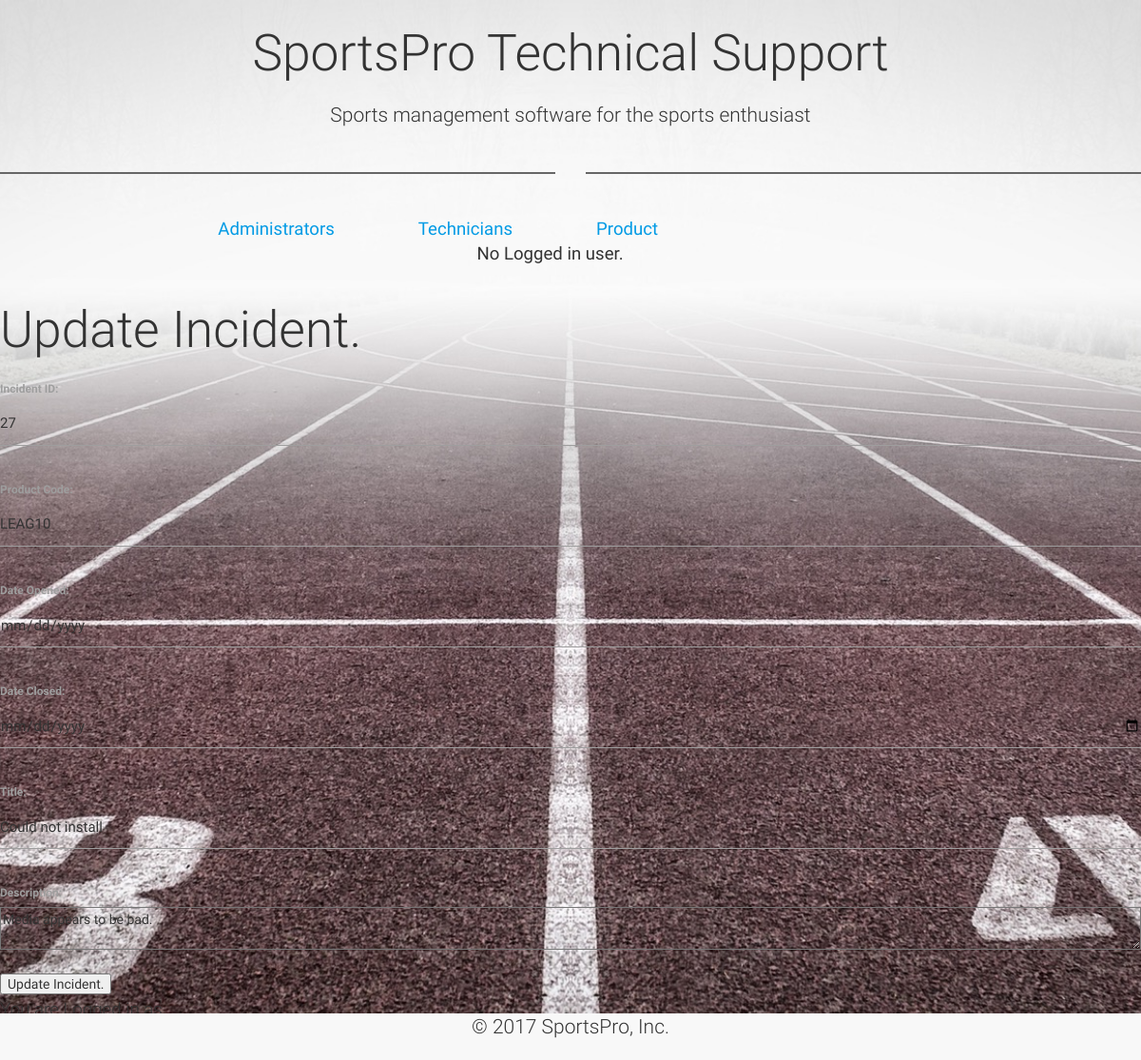
/incident_update/incident_update.php?incidentID=27, run on the app's committed database.
### tables this page shows
CREATE TABLE `incidents` (
  `incidentID` int(11) NOT NULL,
  `customerID` int(11) NOT NULL,
  `productCode` varchar(10) NOT NULL,
  `techID` int(11) DEFAULT NULL,
  `dateOpened` datetime NOT NULL,
  `dateClosed` datetime DEFAULT NULL,
  `title` varchar(50) NOT NULL,
  `description` varchar(2000) NOT NULL
);

### incident_update/incident_update.php (the view, shortened to what this page needs)
<?php
include '../view/header.php';
include "../config.php";
?>
<?php
echo "<h2>Update Incident.</h2>";
?>
<?php
if (isset($_GET['incidentID'])){
	$incident = $_SESSION['incidentID'];
	$sql = "SELECT `incidentID`,`productCode`,`dateOpened`,`dateClosed`,`title`,`description` FROM `incidents` WHERE `incidentID` ='$incident' ";
if( $result = mysqli_query($connectdb,$sql)){
$row = mysqli_fetch_object($result);
	echo "<form action='' method='POST'>";
	echo"<Label>Incident ID:</label><input type='text' readonly  value='".$row->incidentID."'><br><br>";
	echo"<Label>Product Code:</label><input type='text' readonly value='".$row->productCode."'><br><br>";
	echo"<Label>Date Opened:</label><input type='date'readonly value='".$row->dateOpened."'><br><br>";
	echo"<Label>Date Closed:</label><input type='date' name='dateClosed' value='".$row->dateClosed."'><br><br>";
	echo"<Label>Title:</label><input type='text' readonly value='".$row->title."'><br><br>";
	echo"<Label>Description:</label><textarea name='description'>".$row->description."</textarea><br><br>";
	echo"<input type='submit' name='update' value='Update Incident.'>";
	echo "</form>";
}}
?>
<?php
echo "<p>You are Logged in as ".$email."</p>";
echo"<a href='logout.php'><button>Log Out</button></a>";
include '../view/footer.php'; ?>

### assets/css/style.css (style rules this page uses)
.view { height: 100%; }
.view { background:url(../img/bg-img.jpeg)no-repeat center center fixed; -webkit-background-size: cover; -moz-background-size: cover; -o-background-size: cover; background-size: cover; }

### data on the page
incidents: incidentID "27", productCode "LEAG10", title "Could not install", description "Media appears to be bad."

### other printed values
$notLogin "No Logged in user."
